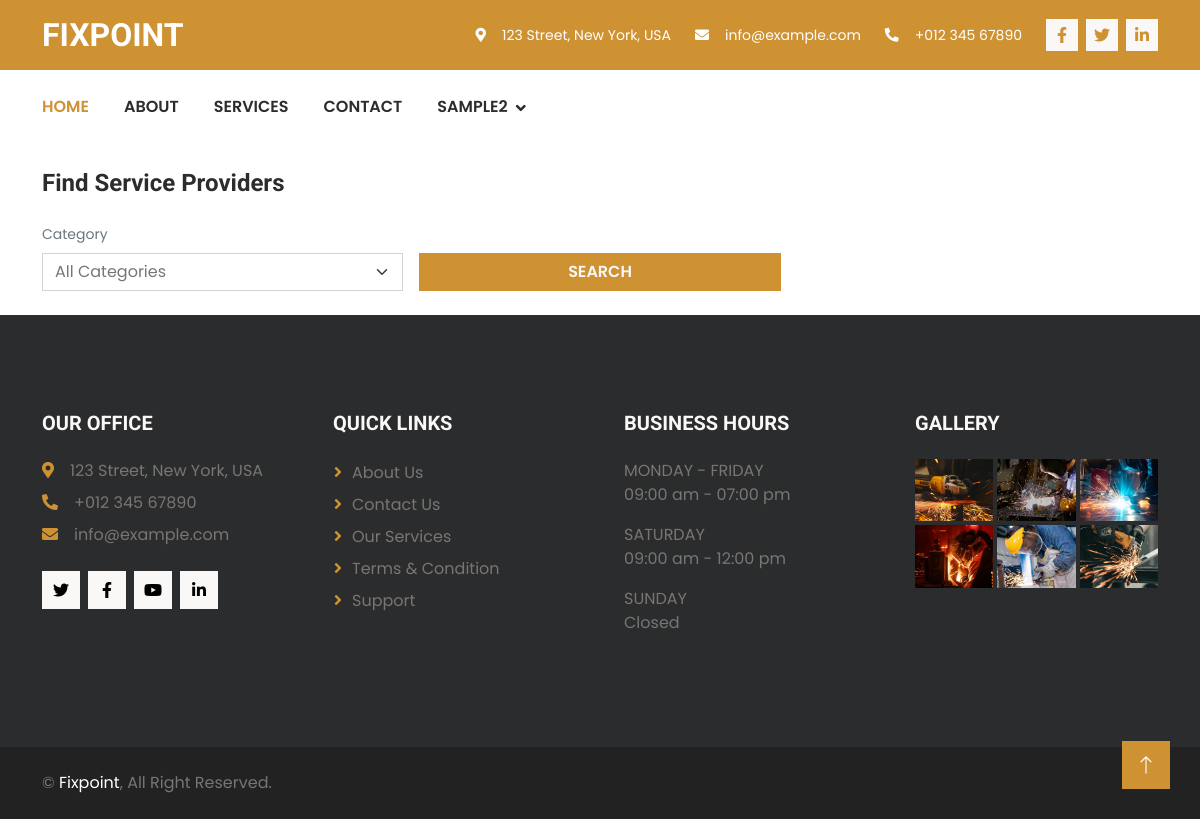
/FixPoint/customer_service_post_page (signed in), run on an earlier commit of the app's database.
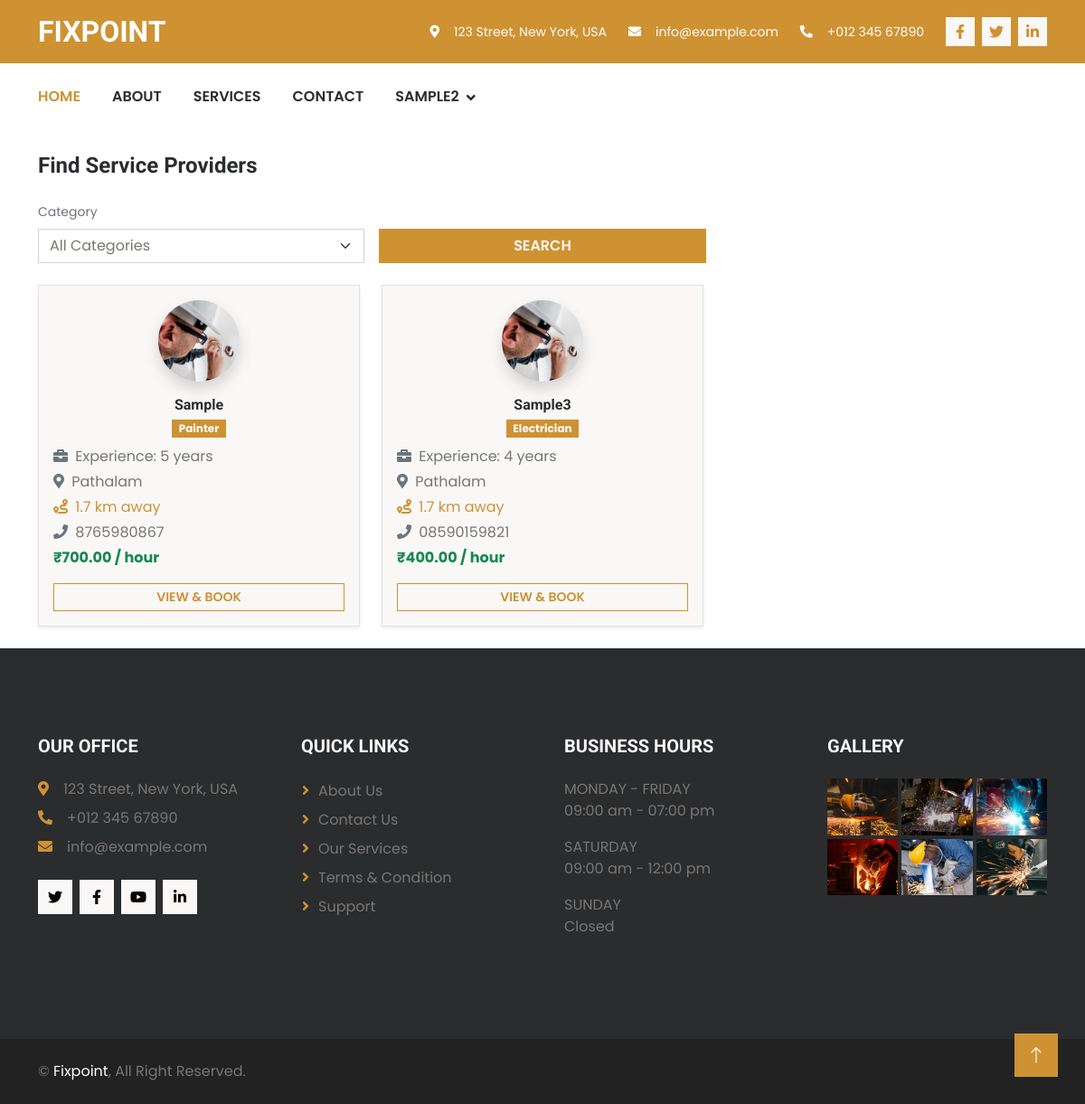
And on a later commit of the database.
### UserApp/models.py (models this page shows, shortened)
class ServiceProviderProfileDb(models.Model):
    APPROVAL_STATUS = (
        ('PENDING', 'Pending Approval'),
        ('APPROVED', 'Approved'),
        ('REJECTED', 'Rejected'),
    )
    user = models.OneToOneField(UserDb, on_delete=models.CASCADE)
    full_name = models.CharField(max_length=150)
    phone_number = models.CharField(max_length=15, null=True, blank=True)
    service_type = models.CharField(max_length=100)
    experience = models.PositiveIntegerField()
    hourly_rate = models.DecimalField(
        max_digits=8,
        decimal_places=2
    )
    location = models.CharField(max_length=150)
    latitude = models.DecimalField(
        max_digits=9,
        decimal_places=6,
        null=True,
        blank=True
    )
    longitude = models.DecimalField(
        max_digits=9,
        decimal_places=6,
        null=True,
        blank=True
    )
    is_available = models.BooleanField(default=True)
    approval_status = models.CharField(
        max_length=10,
        choices=APPROVAL_STATUS,
        default='PENDING'
    )
    profile_photo = models.ImageField(
        upload_to="provider_photos/",
        null=True,
        blank=True
    )
    rejection_reason = models.TextField(blank=True, null=True)
    created_at = models.DateTimeField(auto_now_add=True)

### UserApp/views.py (the view)
# urls.py: path("customer_service_post_page", views.customer_service_post_page, name="customer_service_post_page"),
def customer_service_post_page(request):
    if not request.session.get("username"):
        return redirect("user_authentication")
    user = UserDb.objects.get(username=request.session["username"])
    customer_profile = CustomerProfileDb.objects.get(user=user)
    service_categories = ServiceCategoryDb.objects.all()
    service_post = ServiceProviderProfileDb.objects.filter(
        is_available=True,
        approval_status="APPROVED"
    )
    selected_category = request.GET.get("category")
    if selected_category:
        category_obj = ServiceCategoryDb.objects.filter(id=selected_category).first()
        if category_obj:
            service_post = service_post.filter(
                service_type=category_obj.category_name
            )
    for provider in service_post:
        if (provider.latitude and provider.longitude and
            customer_profile.latitude and customer_profile.longitude):
            provider.distance = calculate_distance(
                float(customer_profile.latitude),
                float(customer_profile.longitude),
                float(provider.latitude),
                float(provider.longitude)
            )
        else:
            provider.distance = None
    context = {
        "service_categories": service_categories,
        "service_post": service_post,
        "selected_category": selected_category,
    }
    return render(request, "customer-service-post-page.html", context)

### UserApp/views.py (called while the page is built)
def calculate_distance(lat1, lon1, lat2, lon2):
    R = 6371
    d_lat = math.radians(lat2 - lat1)
    d_lon = math.radians(lon2 - lon1)
    a = (math.sin(d_lat/2) ** 2 +
         math.cos(math.radians(lat1)) *
         math.cos(math.radians(lat2)) *
         math.sin(d_lon/2) ** 2)
    c = 2 * math.atan2(math.sqrt(a), math.sqrt(1 - a))
    return round(R * c, 2)

### UserApp/templates/customer-service-post-page.html (shortened to what this page needs)
{% extends 'user-app-base.html' %}
{% load static %}
{% block content %}
<div class="container py-4">
    <h4 class="mb-4">Find Service Providers</h4>
    <form method="GET" class="row g-3 align-items-end mb-4">
        <div class="col-md-4">
            <label class="form-label small text-muted">Category</label>
            <select class="form-select" name="category">
                <option value="">All Categories</option>
            </select>
        </div>
        <div class="col-md-4">
            <button type="submit" class="btn btn-primary w-100">
                Search
            </button>
        </div>
    </form>
    <div class="row g-4">
        {% for post in service_post %}
        <div class="col-md-6 col-lg-4">
            <div class="bg-light border rounded shadow-sm p-3 h-100">
                <div class="text-center mb-3">
                    {% if post.profile_photo %}
                    <img src="{{ post.profile_photo.url }}" class="rounded-circle shadow"
                        style="width:90px; height:90px; object-fit:cover;" alt="Profile Photo">
                    {% else %}
                    <img src="{% static 'images/default-user.png' %}" class="rounded-circle shadow"
                        style="width:90px; height:90px; object-fit:cover;" alt="Default Photo">
                    {% endif %}
                </div>
                <h6 class="text-center mb-1">{{ post.full_name }}</h6>
                <div class="text-center mb-2">
                    <span class="badge bg-primary">
                        {{ post.service_type }}
                    </span>
                </div>
                <p class="mb-1">
                    <i class="fa fa-briefcase me-1 text-muted"></i>
                    Experience: {{ post.experience }} years
                </p>
                <p class="mb-1">
                    <i class="fa fa-map-marker-alt me-1 text-muted"></i>
                    {{ post.location }}
                </p>
                {% if post.distance %}
                <p class="mb-1 text-primary">
                    <i class="fa fa-route me-1"></i>
                    {{ post.distance }} km away
                </p>
                {% endif %}
                <p class="mb-1">
                    <i class="fa fa-phone me-1 text-muted"></i>
                    {{ post.phone_number }}
                </p>
                <p class="fw-bold text-success mb-3">
                    ₹{{ post.hourly_rate }} / hour
                </p>
                <a href="{% url 'provider_profile_view' provider_id=post.id %}"
                    class="btn btn-outline-primary btn-sm w-100">
                    View & Book
                </a>
            </div>
        </div>
        {% endfor %}
    </div>
</div>
{% endblock %}

What changed in the data, as far as the page shows it:
now on this page (row edited): ServiceProviderProfileDb: profile_photo (picture), full_name "Sample", service_type "Painter", experience "5", location "Pathalam", distance "1.7", phone_number "8765980867", hourly_rate "700.00"
now on this page (row edited): ServiceProviderProfileDb: profile_photo (picture), full_name "Sample3", service_type "Electrician", experience "4", location "Pathalam", distance "1.7", phone_number "08590159821", hourly_rate "400.00"
